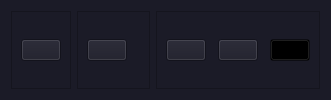
      <widget class="QWidget" name="header" native="true">
       <property name="styleSheet">
        <string notr="true">
background-color: #1b1b27;
</string>
       </property>
       <layout class="QHBoxLayout" name="horizontalLayout">
        <item>
         <widget class="QFrame" name="frame_3">
          <property name="frameShape">
           <enum>QFrame::StyledPanel</enum>
          </property>
          <property name="frameShadow">
           <enum>QFrame::Raised</enum>
          </property>
          <layout class="QHBoxLayout" name="horizontalLayout_4">
           <item>
            <widget class="QPushButton" name="pushButton_4">
             <property name="cursor">
              <cursorShape>PointingHandCursor</cursorShape>
             </property>
             <property name="styleSheet">
              <string notr="true"/>
             </property>
             <property name="text">
              <string/>
             </property>
             <property name="icon">
              <iconset>
               <normaloff>icons/icons8-menu-arrondi-50.png</normaloff>icons/icons8-menu-arrondi-50.png</iconset>
             </property>
             <property name="iconSize">
              <size>
               <width>32</width>
               <height>32</height>
              </size>
             </property>
             <property name="shortcut">
              <string/>
             </property>
            </widget>
           </item>
          </layout>
         </widget>
        </item>
        <item alignment="Qt::AlignHCenter">
         <widget class="QFrame" name="frame_2">
          <property name="frameShape">
           <enum>QFrame::StyledPanel</enum>
          </property>
          <property name="frameShadow">
           <enum>QFrame::Raised</enum>
          </property>
          <layout class="QHBoxLayout" name="horizontalLayout_3">
           <item>
            <widget class="QPushButton" name="pushButton_3">
             <property name="cursor">
              <cursorShape>PointingHandCursor</cursorShape>
             </property>
             <property name="styleSheet">
              <string notr="true"/>
             </property>
             <property name="text">
              <string/>
             </property>
             <property name="icon">
              <iconset>
               <normaloff>icons/icons8-utilisateur.png</normaloff>icons/icons8-utilisateur.png</iconset>
             </property>
             <property name="iconSize">
              <size>
               <width>32</width>
               <height>32</height>
              </size>
             </property>
             <property name="shortcut">
              <string/>
             </property>
            </widget>
           </item>
           <item>
            <widget class="QLabel" name="label">
             <property name="styleSheet">
              <string notr="true">font: 75 10pt &quot;Microsoft YaHei&quot;;
font-weight:bold;
color: rgb(243, 243, 243);</string>
             </property>
             <property name="text">
              <string/>
             </property>
            </widget>
           </item>
          </layout>
         </widget>
        </item>
        <item alignment="Qt::AlignRight">
         <widget class="QFrame" name="frame">
          <property name="styleSheet">
           <string notr="true"/>
          </property>
          <property name="frameShape">
           <enum>QFrame::StyledPanel</enum>
          </property>
          <property name="frameShadow">
           <enum>QFrame::Raised</enum>
          </property>
          <layout class="QHBoxLayout" name="horizontalLayout_2">
           <item>
            <widget class="QPushButton" name="pushButton">
             <property name="cursor">
              <cursorShape>PointingHandCursor</cursorShape>
             </property>
             <property name="text">
              <string/>
             </property>
             <property name="icon">
              <iconset>
               <normaloff>icons/icons8-search-24.png</normaloff>icons/icons8-search-24.png</iconset>
             </property>
             <property name="iconSize">
              <size>
               <width>32</width>
               <height>32</height>
              </size>
             </property>
            </widget>
           </item>
           <item>
            <widget class="QFrame" name="frame_7">
             <property name="frameShape">
              <enum>QFrame::StyledPanel</enum>
             </property>
             <property name="frameShadow">
              <enum>QFrame::Raised</enum>
             </property>
            </widget>
           </item>
           <item>
            <widget class="QPushButton" name="pushButton_10">
             <property name="cursor">
              <cursorShape>PointingHandCursor</cursorShape>
             </property>
             <property name="styleSheet">
              <string notr="true"/>
             </property>
             <property name="text">
              <string/>
             </property>
             <property name="icon">
              <iconset>
               <normaloff>icons/icons8-log-out.png</normaloff>icons/icons8-log-out.png</iconset>
             </property>
             <property name="iconSize">
              <size>
               <width>32</width>
               <height>32</height>
              </size>
             </property>
            </widget>
           </item>
           <item>
            <widget class="QFrame" name="frame_6">
             <property name="styleSheet">
              <string notr="true"/>
             </property>
             <property name="frameShape">
              <enum>QFrame::StyledPanel</enum>
             </property>
             <property name="frameShadow">
              <enum>QFrame::Raised</enum>
             </property>
            </widget>
           </item>
           <item>
            <widget class="QPushButton" name="pushButton_2">
             <property name="cursor">
              <cursorShape>PointingHandCursor</cursorShape>
             </property>
             <property name="styleSheet">
              <string notr="true">background-color: transparent;</string>
             </property>
             <property name="text">
              <string/>
             </property>
             <property name="icon">
              <iconset>
               <normaloff>icons/icons8-fermer-la-fenêtre.png</normaloff>icons/icons8-fermer-la-fenêtre.png</iconset>
             </property>
             <property name="iconSize">
              <size>
               <width>32</width>
               <height>32</height>
              </size>
             </property>
            </widget>
           </item>
          </layout>
          <zorder>pushButton_10</zorder>
          <zorder>pushButton_2</zorder>
          <zorder>frame_6</zorder>
          <zorder>frame_7</zorder>
          <zorder>pushButton</zorder>
         </widget>
        </item>
       </layout>
      </widget>
